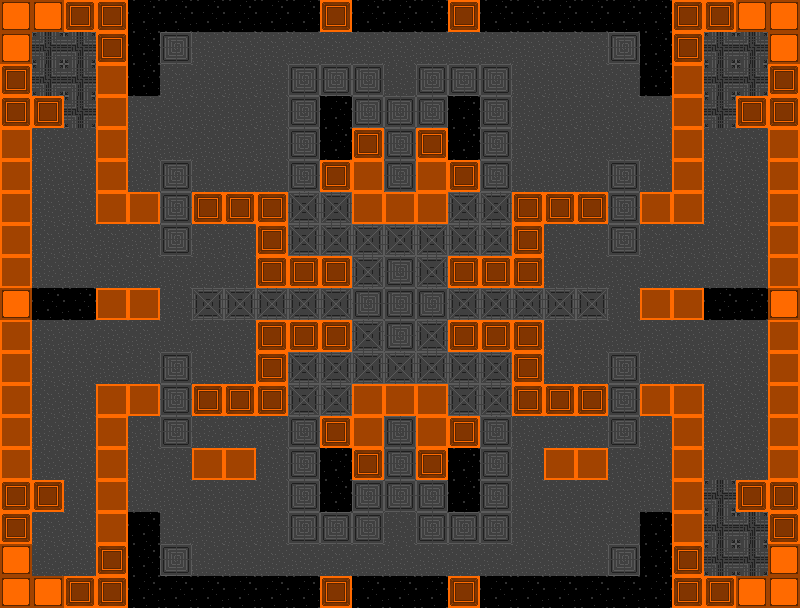

The image is a tile-based game level rendered from a .tmx file. Its description and source (layers, tilesets, objects; grid data summarised) follow:
An orthogonal 25x19 tile map with 32x32 px tiles, 1 tile layer (Tile Layer 1).

<map version="1.0" orientation="orthogonal" width="25" height="19" tilewidth="32" tileheight="32">
 <tileset firstgid="1" name="medyo-di-na-basic" tilewidth="32" tileheight="32">
  <image source="medyo-di-na-basic.png" width="128" height="96" />
  <tile id="4">
   <properties>
    <property name="blocked" value="true" />
   </properties>
  </tile>
  <tile id="5">
   <properties>
    <property name="blocked" value="true" />
   </properties>
  </tile>
  <tile id="6">
   <properties>
    <property name="blocked" value="true" />
   </properties>
  </tile>
  <tile id="7">
   <properties>
    <property name="blocked" value="true" />
   </properties>
  </tile>
  <tile id="8">
   <properties>
    <property name="hole" value="true" />
   </properties>
  </tile>
 </tileset>
 <layer name="Tile Layer 1" width="25" height="19">
  <data>[475 cells, 475 non-empty, 8 distinct tile ids]</data>
 </layer>
</map>